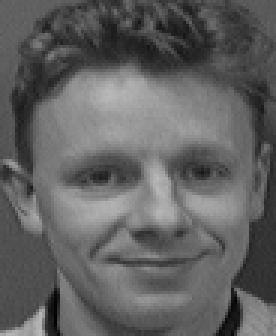
#> input picture PCA/images/101.ppm, 92 x 112 px, given in place of the camera (shown 3 times larger)
$ python face-det.py   (Python 2 division)
#> lines starting #> are read from the running program, lines starting #| are printed output that depends on the picture
import cv2
import datetime
import os
import shutil
import signal
import sys
import threading

# define constants
DEVICE_NUM = 0
OUTPUT_DIR = "test_data"
MAX_FPS = 30

IMAGE_SIZE = (128, 128)
RECT_COLOR = (255, 0, 0)
RECT_LINEWIDTH = 2

def detect_faces(image, cascade_face):
	# read the input image and convert to grayscale
	image = cv2.cvtColor(image, cv2.COLOR_BGR2GRAY)

	# run the detection function on the grayscale image
	faces = cascade_face.detectMultiScale(image, 1.3, 5)

	return faces

def label_faces(image, faces):
	# draw bounding box for each face
	for (x,y,w,h) in faces:
		cv2.rectangle(image, (x,y), (x+w,y+h), RECT_COLOR, RECT_LINEWIDTH)

	return image

def crop_faces(image, faces, path):
	# crop and save each face to a file
	for (x,y,w,h) in faces:
		filename = "%s/%s.ppm" % (path, str(datetime.datetime.now()))
		filename = filename.replace(" ", "_")

		print "Saving '%s'..." % filename

		image_out = image[y:(y+h), x:(x+w)]
		image_out = cv2.resize(image_out, IMAGE_SIZE)
		cv2.imwrite(filename, image_out)

def display():
	# set the next timer call
	display.thread = threading.Timer(1.0 / MAX_FPS, display)
	display.thread.start()

	# check for reentrance
	if display.is_running:
		return

	display.is_running = True

	# capture frame
	ret, frame = cap.read()
#> frame is the input picture: shape (112, 92, 3); min 1, max 185, mean 97.4

	if not ret:
		print "error: could not read frame from video stream"
		quit()

	# detect faces
	faces = detect_faces(frame, cascade_face)
#> in detect_faces, `faces = cascade_face.detectMultiScale(image, 1.3, 5)`: faces = [[14, 30, 74, 74]]
#> faces = [[14, 30, 74, 74]]

	if len(faces) > 0:
		# save each face to a file
		crop_faces(frame, faces, OUTPUT_DIR)
#> the loop in crop_faces, `for (x,y,w,h) in faces:` made 1 pass
#> (x, y, w, h, filename) on pass 1: (14, 30, 74, 74, 'test_data/2026-11-20_22:44:22.421136.ppm')
#> (printed output is left out)
#> pass 1, in crop_faces, `image_out = image[y:(y+h), x:(x+w)]`:
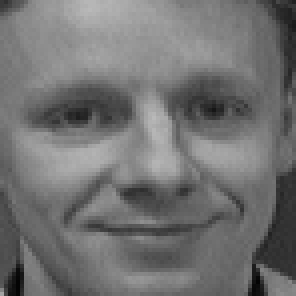
#> image_out: shape (74, 74, 3) (shown 4 times larger); min 4, max 185, mean 114

		# draw bounding boxes around each face
		frame = label_faces(frame, faces)
#> the loop in label_faces, `for (x,y,w,h) in faces:` made 1 pass
#> after the loop in label_faces, `for (x,y,w,h) in faces:`:
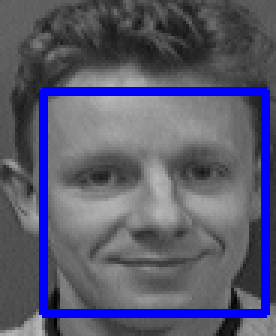
#> image: shape (112, 92, 3) (shown 3 times larger); mean B, G, R 111.1, 89.2, 89.2

	# display the annotated frame
	cv2.imshow("Face Detection", frame)
	cv2.waitKey(1)

	display.is_running = False

display.thread = None
display.is_running = False

def quit(signal=None, frame=None):
	if display.thread:
		display.thread.cancel()
	cap.release()
	cv2.destroyAllWindows()
	sys.exit()
	print "\nBye"

# load the cascade classifier files
cascade_face = cv2.CascadeClassifier("haarcascade_frontalface_alt.xml")
#cascade_eye = cv2.CascadeClassifier("haarcascade_eye_tree_eyeglasses.xml")

# prepare output directory
if not os.path.exists(OUTPUT_DIR):
	os.mkdir(OUTPUT_DIR, 0755)

# initialize video stream
cap = cv2.VideoCapture(DEVICE_NUM)

if not cap.isOpened():
	print "error: could not open video stream"
	quit()

# initialize display
display()

# initialize event loop
signal.signal(signal.SIGINT, quit)

$ run again, on PCA/images/102.ppm
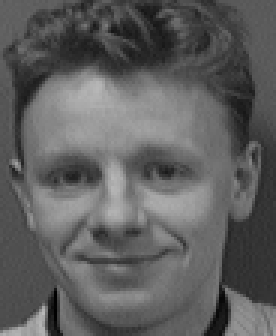
#> input picture PCA/images/102.ppm, 92 x 112 px, given in place of the camera (shown 3 times larger)
#> in display, frame is the input picture: shape (112, 92, 3); min 0, max 185, mean 94.7
#> in detect_faces, `faces = cascade_face.detectMultiScale(image, 1.3, 5)`: faces = [[4, 30, 71, 71]]
#> the loop in crop_faces, `for (x,y,w,h) in faces:` made 1 pass
#> (x, y, w, h, filename) on pass 1: (4, 30, 71, 71, 'test_data/2026-11-20_22:44:22.538584.ppm')
#> (printed output is left out)
#> pass 1, in crop_faces, `image_out = image[y:(y+h), x:(x+w)]`:
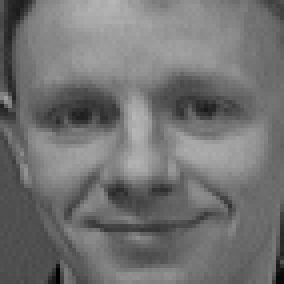
#> image_out: shape (71, 71, 3) (shown 4 times larger); min 0, max 182, mean 114.2
#> the loop in label_faces, `for (x,y,w,h) in faces:` made 1 pass
#> after the loop in label_faces, `for (x,y,w,h) in faces:`:
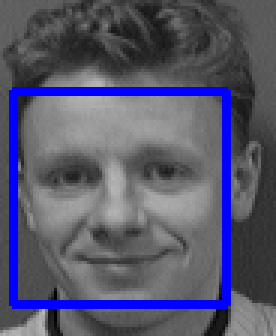
#> image: shape (112, 92, 3) (shown 3 times larger); mean B, G, R 108, 87, 87

$ run again, on PCA/images/104.ppm
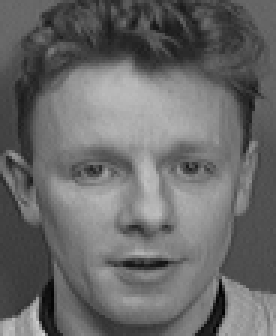
#> input picture PCA/images/104.ppm, 92 x 112 px, given in place of the camera (shown 3 times larger)
#> in display, frame is the input picture: shape (112, 92, 3); min 1, max 212, mean 105.2
#> in detect_faces, `faces = cascade_face.detectMultiScale(image, 1.3, 5)`: faces = [[13, 28, 70, 70]]
#> the loop in crop_faces, `for (x,y,w,h) in faces:` made 1 pass
#> (x, y, w, h, filename) on pass 1: (13, 28, 70, 70, 'test_data/2026-11-20_22:44:22.701851.ppm')
#> (printed output is left out)
#> pass 1, in crop_faces, `image_out = image[y:(y+h), x:(x+w)]`:
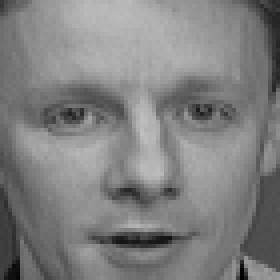
#> image_out: shape (70, 70, 3) (shown 4 times larger); min 1, max 192, mean 128.1
#> the loop in label_faces, `for (x,y,w,h) in faces:` made 1 pass
#> after the loop in label_faces, `for (x,y,w,h) in faces:`:
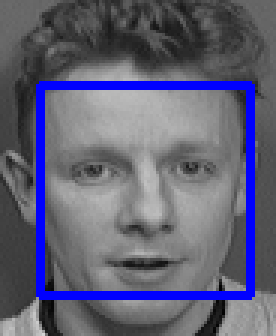
#> image: shape (112, 92, 3) (shown 3 times larger); mean B, G, R 117.4, 96.7, 96.7

$ run again, on PCA/images/105.ppm
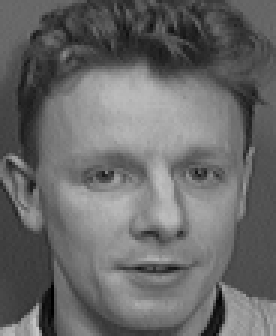
#> input picture PCA/images/105.ppm, 92 x 112 px, given in place of the camera (shown 3 times larger)
#> in display, frame is the input picture: shape (112, 92, 3); min 0, max 197, mean 104.8
#> in detect_faces, `faces = cascade_face.detectMultiScale(image, 1.3, 5)`: faces = [[18, 31, 68, 68]]
#> the loop in crop_faces, `for (x,y,w,h) in faces:` made 1 pass
#> (x, y, w, h, filename) on pass 1: (18, 31, 68, 68, 'test_data/2026-11-20_22:44:22.825155.ppm')
#> (printed output is left out)
#> pass 1, in crop_faces, `image_out = image[y:(y+h), x:(x+w)]`:
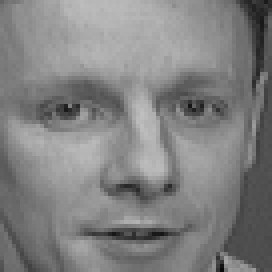
#> image_out: shape (68, 68, 3) (shown 4 times larger); min 9, max 191, mean 129.4
#> the loop in label_faces, `for (x,y,w,h) in faces:` made 1 pass
#> after the loop in label_faces, `for (x,y,w,h) in faces:`:
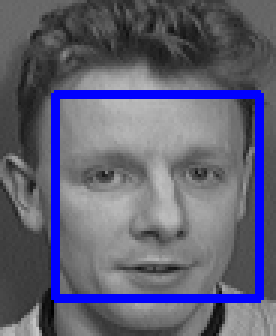
#> image: shape (112, 92, 3) (shown 3 times larger); mean B, G, R 116.1, 96, 96
